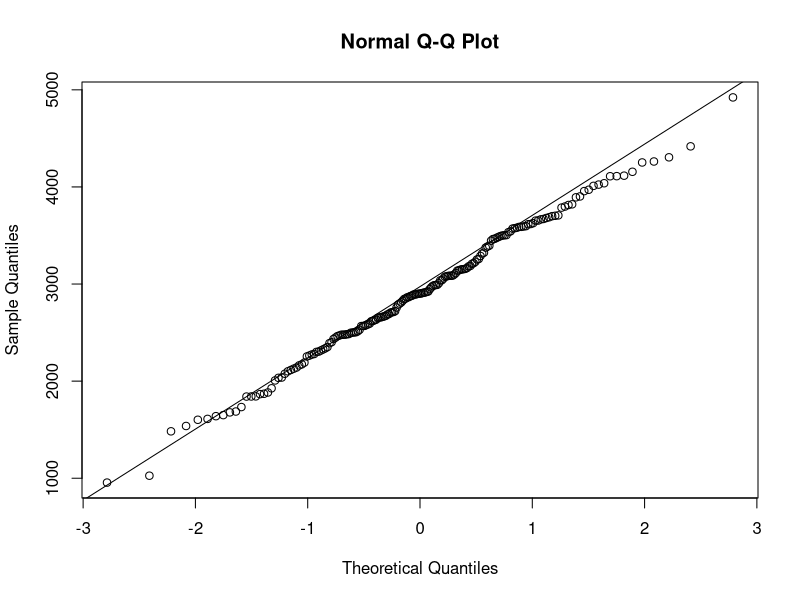
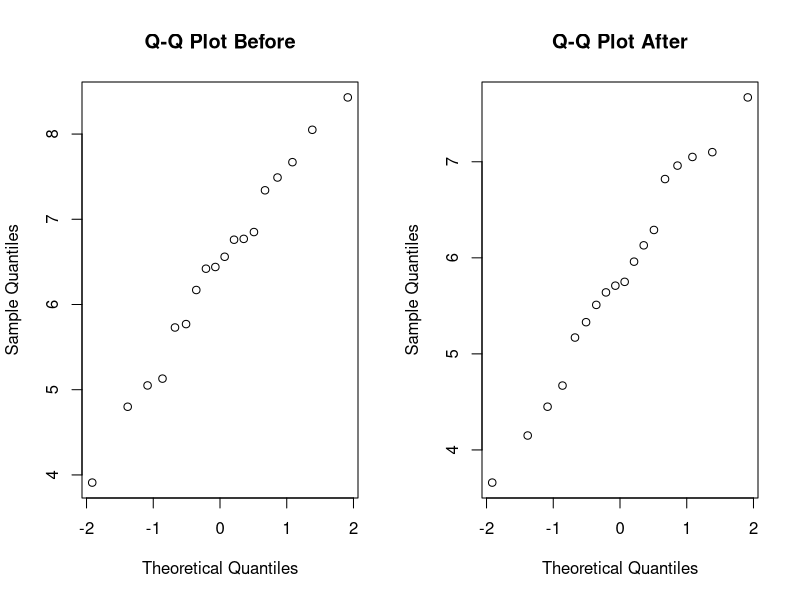
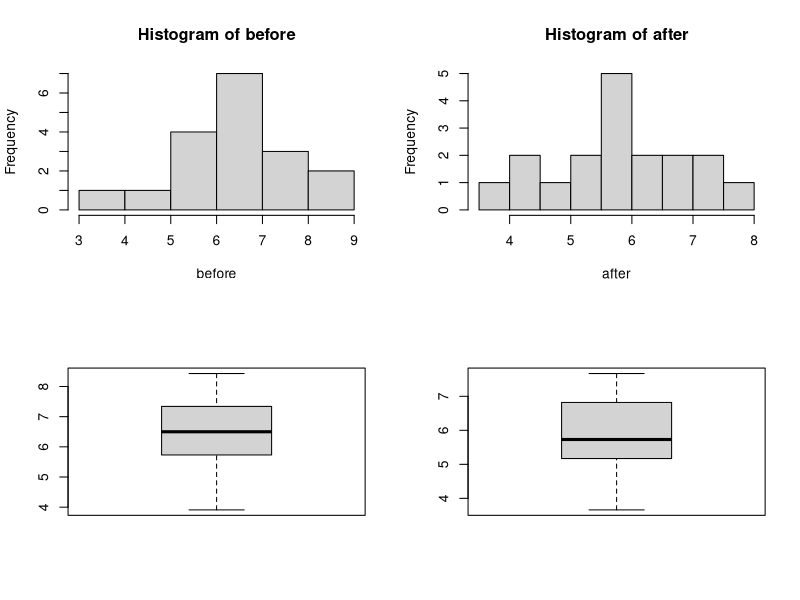
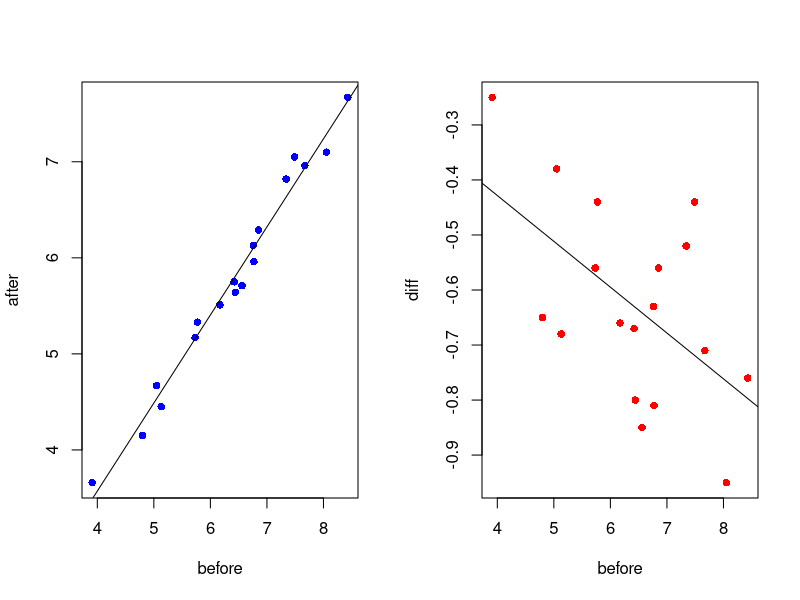
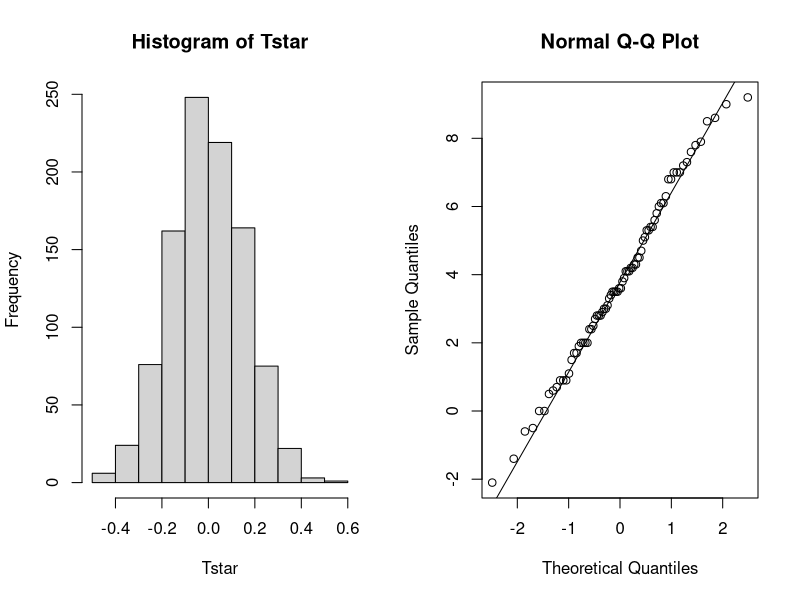
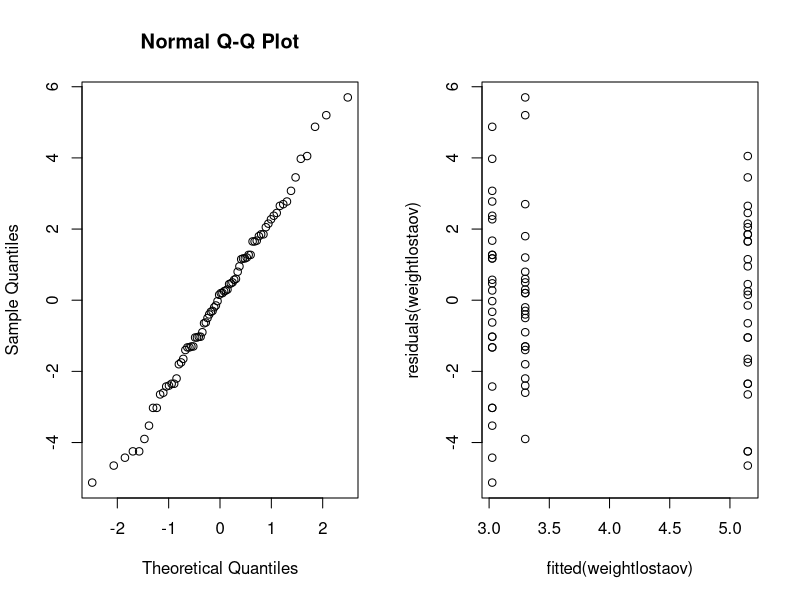
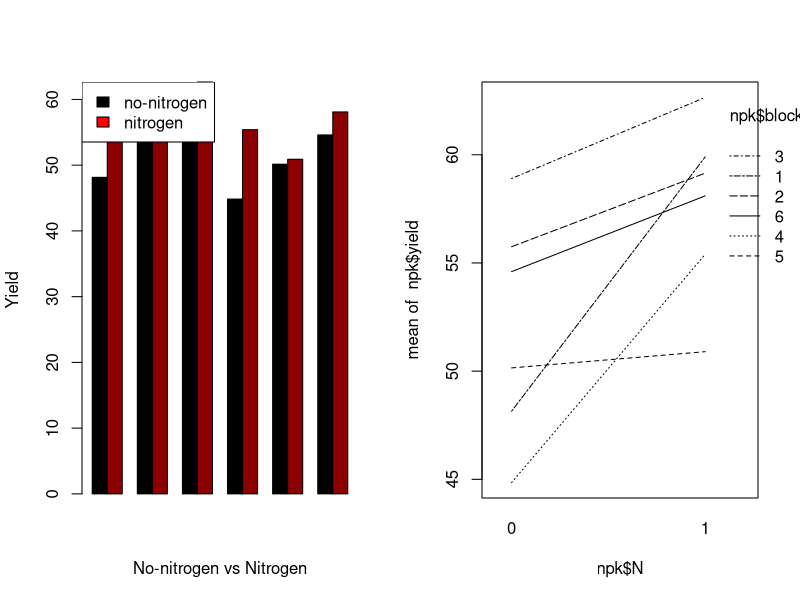
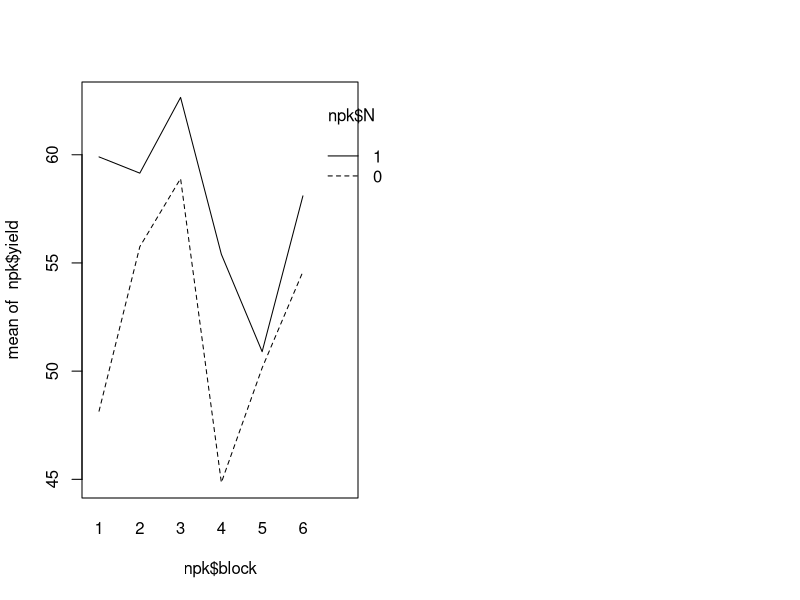

Write the R code that produced these figures, in order.
## ---- chunk 1
knitr::opts_chunk$set(echo = TRUE)
library(glue)
## ---- chunk 2
data = read.table('../data/birthweight.txt',header=TRUE)
x = data$birthweight
## ---- chunk 3
shapiro.test(x)
## ---- chunk 4
qqnorm(x); qqline(x)
## ---- chunk 5
mean = mean(x)
sd = sd(x)
n = length(x)

ci = c((mean - qnorm(0.98)*(sd/sqrt(n))), (mean + qnorm(0.98)*(sd/sqrt(n))))
## ---- chunk 6
min_n = ((qnorm(0.98)^2)*(sd^2))/(50^2)
## ---- chunk 7
B = 1000
Tstar = numeric(B);
for (i in 1:B){
  Xstar = sample(x,replace=TRUE)
  Tstar[i] = mean(Xstar)
}
Tstar20 = quantile(Tstar,0.020)[[1]]
Tstar980 = quantile(Tstar,0.975)[[1]]
bootstrapci = c(2*mean-Tstar980,2*mean-Tstar20)
## ---- chunk 8
lenci = ci[2]-ci[1]
lenbsci = bootstrapci[2]-bootstrapci[1]
glue('CI length: {lenci},    Bootstrap CI length: {lenbsci}');
## ---- chunk 9
t.test(x, mu=2800)
## ---- chunk 10
t.test(x, mu=2800, alt='g')
## ---- chunk 11
nT = length(x[x>2800]); 
pttest = t.test(x,mu=2800,alt="g")[[3]]
psign = binom.test(nT,n,p=0.5)[[3]]
## ---- chunk 12
pttest
psign
## ---- chunk 13
q = length(x[x<2600])/n - 0.25
pr = length(x[x<2600])/n + q
## ---- chunk 14
ci_p = c(0.25,pr)
## ---- chunk 15
z = q * (sqrt(n) / sd)
pnorm(z)
## ---- chunk 16
# <2600g: 34 males, 28 females
# >2600g: 61 males, 65 females.
male = 34 + 61
female = 28 + 65

prop.test(c(34,28),c(male,female))
## ---- chunk 17
data = read.table('../data/cholesterol.txt',header=TRUE)
before = data$Before
after = data$After8weeks
## ---- chunk 18
par(mfrow=c(1,2))
qqnorm(before,main="Q-Q Plot Before")
qqnorm(after,main="Q-Q Plot After")
## ---- chunk 19
summary(data)
shapiro.test(before)
shapiro.test(after)
## ---- chunk 20
par(mfrow = c(2,2))
hist(before); hist(after)
boxplot(before); boxplot(after)
## ---- chunk 21
par(mfrow=c(1,2))
reg = lm(after ~ before)
plot(before,after, pch=16, col="blue")
abline(reg)
summary(reg) 
diff = after - before
reg2 = lm(diff ~ before)
plot(before,diff, pch=16, col="red")
abline(reg2)
summary(reg2)
## ---- chunk 22
#T-test
t.test(before, after, paired = TRUE)
## ---- chunk 23
#pearson corr. test
par(mfrow=c(1,2))
cor.test(before,after)
## ---- chunk 24
meansamples = function(x,y) {mean(x-y)}
B=1000; Tstar = numeric(B)
for (i in 1:B){
  dietstar = t(apply(cbind(before,after),1,sample))
  Tstar[i] = meansamples(dietstar[,1],dietstar[,2])
}
myt = meansamples(before,after);
hist(Tstar)
## ---- chunk 25
pl = sum(Tstar<myt)/B
pr = sum(Tstar>myt)/B
p = 2*min(pl,pr)
p
## ---- chunk 26
# function that computes variance of uniformly distr. variable
unif_var = function(a,b){
  return ((1/12)*((b-a)^2))
}

# E(X) = (a+b)/2 = mean(after)
# So point estimate of b is 2*E(X)-3
theta_est = 2*mean(after)-3
## ---- chunk 27
#build 95%-CI for theta_est
n = length(after)
ci_theta = c(theta_est - qnorm(0.975)*(sqrt(unif_var(3,theta_est))/sqrt(n)), theta_est + qnorm(0.975)*(sqrt(unif_var(3,theta_est))/sqrt(n)))
ci_theta


## ---- chunk 28
t = max(after); t

vP = rep(0,9)
vT = rep(0,9)
for (theta in 3:12){
  B = 1000; tstar=numeric(B)
  
  for (i in 1:B){
    xstar=runif(n,3,theta)
    tstar[i] = max(xstar)
  }
  
  pl = sum(tstar<t)/B; pr = sum(tstar>t)/B
  p = 2*min(pl,pr); p
  
  vT[theta-2] = theta
  vP[theta-2] = p
  
}
res = rbind(vT,vP); res

## ---- chunk 29
## EXERCISE 2E
# sign test for the median with binomial distr.
s = sum(after<6); s
binom.test(s,n,p=0.5,alt="g") 
## ---- chunk 30
s2 = (sum(after<4.5));
binom.test(s2,n,p=0.25,alt="l")
## ---- chunk 31
knitr::opts_chunk$set(echo = TRUE)
library(glue)
## ---- chunk 32
data = read.table('../data/diet.txt', header=TRUE)

weight.lost = data$preweight - data$weight6weeks
data = cbind(data,weight.lost)

pre = data$preweight
post = data$weight6weeks
age = data$age
## ---- chunk 33
qqnorm(weight.lost); qqline(weight.lost)
shapiro.test(weight.lost)
## ---- chunk 34
t.test(pre,post,paired=TRUE)
## ---- chunk 35
data$diet = as.factor(data$diet)
df = data[c("weight.lost","diet")]; df
is.factor(df$diet); is.numeric(df$diet)
## ---- chunk 36
weightlostaov = lm(weight.lost~diet,data=df)
anova(weightlostaov)
summary(weightlostaov)
confint(weightlostaov)
## ---- chunk 37
par(mfrow=c(1,2)); qqnorm(residuals(weightlostaov))
plot(fitted(weightlostaov),residuals(weightlostaov))
## ---- chunk 38
kruskal.test(weight.lost, df$diet)
## ---- chunk 39
my.data = npk;
my.data$yield = NULL
my.vec = c(0,0,0,0,0,0,0,0,0,0,0,0,0,0,0,0,0,0,0,0,0,0,0,0)
my.data$N = my.vec
my.data$P = my.vec
my.data$K = my.vec
## ---- chunk 40
for (i in 1:6) {
  nitr = sample.int(4,2); nitr
  phoss = sample.int(4,2); phoss 
  k = sample.int(4,2); k
  
  nitr = nitr + (4 * (i-1)); nitr
  phoss = phoss + (4 * (i-1)); phoss
  k = k + (4 * (i-1));k
  my.data$N[nitr] = 1; my.data$N[nitr]
  my.data$P[phoss] = 1;
  my.data$K[k] = 1;
  
}
# randomized soil additives per block
my.data
## ---- chunk 41
nitr = numeric(6)
nonitr = numeric(6)
for (i in 1:6){
  
  for (j in 0:1){
    cat("block", i, "N", j)
    mean = mean(npk[npk$block == i & npk$N == j,]$yield) 
    print(mean)
    
    if (j == 0){
      nonitr[i] = mean
    }
    else{
      nitr[i] = mean
    }
    
    
  }
}
nitr
nonitr
blocks = seq(1:6)
test = rbind(nonitr,nitr)
barplot(test,
        beside=T,
        xlab = "No-nitrogen vs Nitrogen",
        ylab = "Yield",
        col = c("black","darkred")
)
legend("topleft", c("no-nitrogen", "nitrogen"), fill = c("black","red"))
## ---- chunk 42
npk$block = as.factor(npk$block)
npk$N = as.factor(npk$N)
df = npk[c("yield","block","N")]
# two way anova
twoway = lm(yield~block*N,data=df)
anova(twoway)
# not sign. interaction parameter, also interaction plots as evidence for gamma_ij = 0 (parallel).
interaction.plot(npk$N,npk$block,npk$yield); interaction.plot(npk$block,npk$N,npk$yield)
## ---- chunk 43
# -> compute anova on additive model
twoway2  = lm(yield~block+N,data=df)

# we obtain sign. values for block and N.
anova(twoway2)
summary(twoway2)
confint(twoway2)

# seems normally distributed residuals
par(mfrow=c(1,2)); qqnorm(residuals(twoway2))
plot(fitted(twoway2),residuals(twoway2))
## ---- chunk 44
npk
pairwise_N = lm(yield ~ N*block + P + K,data=npk)
pairwise_P = lm(yield ~ P*block + N + K,data=npk)
pairwise_K = lm(yield ~ K*block + P + N,data=npk)

anova(pairwise_N)
anova(pairwise_P)
anova(pairwise_K)

additive = lm(yield ~ N+P+K+block, data=npk)
anova(additive)
## ---- chunk 45
library(lme4)
mer1 = lmer(yield ~ N+P+K+(1|block),data=npk,REML=FALSE)
mer2 = lmer(yield ~ P+K+(1|block),data=npk,REML=FALSE)
anova(mer1,mer2)
